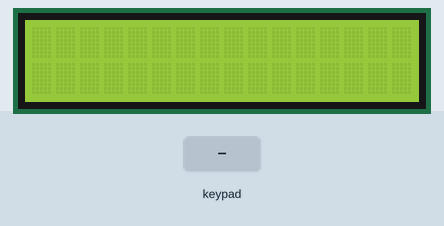
Simulated run of this sketch. Board: Arduino Uno, built with avr-gcc and run on an emulated ATmega328P. Parts: 16×2 character LCD. Wiring (inferred from the signals the program sends): 4×3 keypad with keys 1 2 3 4 5 6 7 8 9 * 0 # (labels assumed): rows pin 13, pin 4, pin 12, pin 6; columns pin 8, pin 9, pin 10. Inputs (shaded band) come from the test bench. What the sketch prints to the serial monitor is not drawn.

Above: at 1.2 s.
1.3 s: keypad keys 1 2 # pressed 0.4 s apart
At 3.3 s:
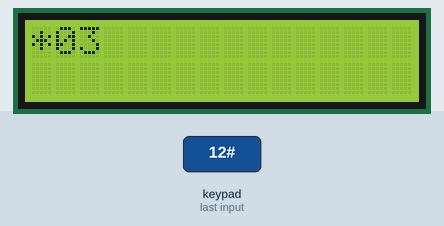
4.0 s: key '3' pressed
At 4.4 s:
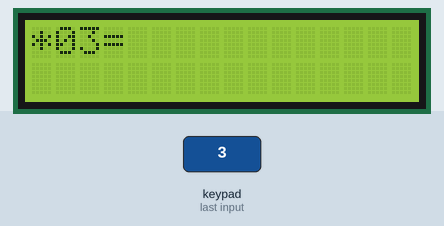
6.0 s: key '3' pressed
At 6.4 s:
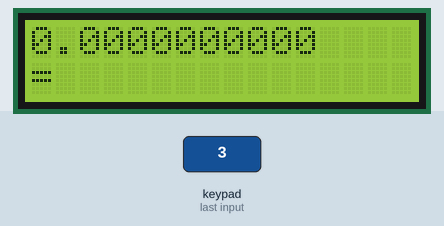
8.0 s: keypad keys 1 2 * pressed 0.4 s apart
At 9.6 s:
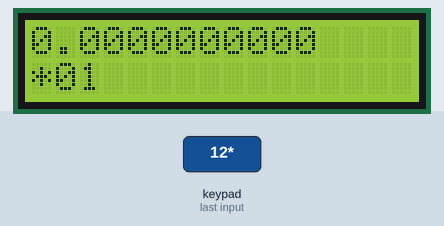
10.7 s: key '1' pressed
At 11.9 s:
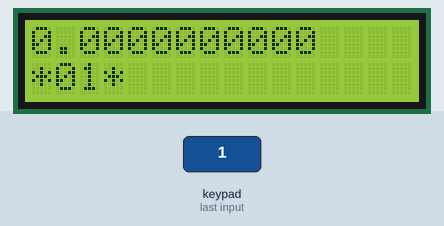
12.2 s: keypad keys 1 2 pressed 0.4 s apart
At 13.6 s:
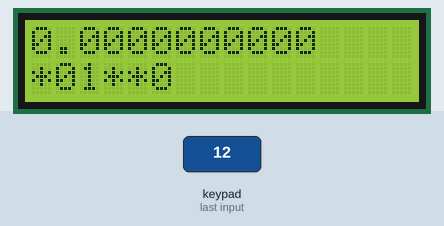
Timing chart, 0 to 15.2 s (numbered marks = the images above; inputs shaded):
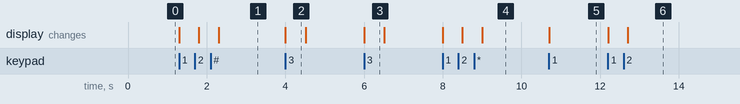

The sketch:

02_keypad_lcd_calculator.ino
```cpp
/*
 * 02_keypad_lcd_calculator
 * Board : JPSCUBE Engineers Training Kit (ATmega32U4)
 * Goal  : Multi-digit calculator (+, -, *, /) using a 4x4 matrix keypad,
 *         with output on a 16x2 I2C LCD (PCF8574 + HD44780) and Serial Monitor.
 *
 * Keypad layout used by this program:
 *      C1(8) C2(9) C3(10) C4(1)
 *  R1(4):  7     8     9     +
 *  R2(12): 4     5     6     -
 *  R3(6):  1     2     3     C (clear)
 *  R4(13): *     0     #(=)  /
 *
 * Libraries: Wire, LiquidCrystal_I2C (NewLiquidCrystal)
 * Note: the I2C address 0x27 may differ on your module (try 0x3F or run an
 *       I2C scanner). A wrong address gives a blank display.
 */

#include <Wire.h>
#include <LiquidCrystal_I2C.h>

LiquidCrystal_I2C lcd(0x27, 2, 1, 0, 3, 4, 5, 6, 7, POSITIVE);

char  perform;
char  once;
float input;
float mulint;
float value1;
float value2;
float result;

void setup() {
  Serial.begin(9600);
  lcd.begin(16, 2);

  // Rows -> outputs (idle HIGH)
  pinMode(12, OUTPUT);
  pinMode(4, OUTPUT);
  pinMode(6, OUTPUT);
  pinMode(13, OUTPUT);
  digitalWrite(12, HIGH);
  digitalWrite(4, HIGH);
  digitalWrite(6, HIGH);
  digitalWrite(13, HIGH);

  // Columns -> inputs with pull-ups
  pinMode(9, INPUT_PULLUP);
  pinMode(8, INPUT_PULLUP);
  pinMode(10, INPUT_PULLUP);
  pinMode(1, INPUT_PULLUP);
}

void loop() {
  // ---------- Row 1 : 7 8 9 + ----------
  digitalWrite(4, LOW);
  if (digitalRead(8) == LOW) {
    input = 7;
    mulint = mulint * 10 + input;
    lcd.print(7);
    Serial.println("Pressed 7");
    delay(500);
  }
  if (digitalRead(9) == LOW) {
    input = 8;
    mulint = mulint * 10 + input;
    lcd.print(8);
    Serial.println("Pressed 8");
    delay(500);
  }
  if (digitalRead(10) == LOW) {
    input = 9;
    mulint = mulint * 10 + input;
    lcd.print(9);
    Serial.println("Pressed 9");
    delay(500);
  }
  if (digitalRead(1) == LOW) {
    perform = '+';
    value1 = mulint;
    mulint = 0;
    lcd.print("+");
    Serial.println("Pressed +");
    delay(500);
  }

  // ---------- Row 2 : 4 5 6 - ----------
  digitalWrite(4, HIGH);
  digitalWrite(12, LOW);
  if (digitalRead(8) == LOW) {
    input = 4;
    mulint = mulint * 10 + input;
    lcd.print(4);
    Serial.println("Pressed 4");
    delay(500);
  }
  if (digitalRead(9) == LOW) {
    input = 5;
    mulint = mulint * 10 + input;
    lcd.print(5);
    Serial.println("Pressed 5");
    delay(500);
  }
  if (digitalRead(10) == LOW) {
    input = 6;
    mulint = mulint * 10 + input;
    lcd.print(6);
    Serial.println("Pressed 6");
    delay(500);
  }
  if (digitalRead(1) == LOW) {
    perform = '-';
    value1 = mulint;
    mulint = 0;
    lcd.print("-");
    Serial.println("Pressed -");
    delay(500);
  }

  // ---------- Row 3 : 1 2 3 C ----------
  digitalWrite(12, HIGH);
  digitalWrite(6, LOW);
  if (digitalRead(8) == LOW) {
    input = 1;
    mulint = mulint * 10 + input;
    lcd.print(1);
    Serial.println("Pressed 1");
    delay(500);
  }
  if (digitalRead(9) == LOW) {
    input = 2;
    mulint = mulint * 10 + input;
    lcd.print(2);
    Serial.println("Pressed 2");
    delay(500);
  }
  if (digitalRead(10) == LOW) {
    input = 3;
    mulint = mulint * 10 + input;
    lcd.print(3);
    Serial.println("Pressed 3");
    delay(500);
  }
  if (digitalRead(1) == LOW) {
    Serial.println("Clear");
    lcd.clear();
    input = 0;
    mulint = 0;
    value1 = 0;
    value2 = 0;
    result = 0;
    perform = 0;
    once = 0;
  }

  // ---------- Row 4 : * 0 # / ----------
  digitalWrite(6, HIGH);
  digitalWrite(13, LOW);
  if (digitalRead(8) == LOW) {
    perform = '*';
    value1 = mulint;
    mulint = 0;
    lcd.print("*");
    Serial.println("Pressed *");
    delay(500);
  }
  if (digitalRead(9) == LOW) {
    input = 0;
    mulint = mulint * 10 + input;
    lcd.print(0);
    Serial.println("Pressed 0");
    delay(500);
  }
  if (digitalRead(10) == LOW) {
    once = '=';
    lcd.print("=");
    Serial.println("Pressed #");
    delay(500);
  }
  if (digitalRead(1) == LOW) {
    perform = '/';
    value1 = mulint;
    mulint = 0;
    lcd.print("/");
    Serial.println("Pressed /");
    delay(500);
  }
  digitalWrite(13, HIGH);

  // ---------- Evaluate when '=' was pressed ----------
  if (once == '=') {
    value2 = mulint;
    if (perform == '+') result = value1 + value2;
    if (perform == '-') result = value1 - value2;
    if (perform == '*') result = value1 * value2;
    if (perform == '/') result = value1 / value2;

    lcd.clear();
    lcd.print(result, 10);
    lcd.setCursor(0, 1);
    Serial.println(result, 10);

    input = 0;
    mulint = 0;
    value1 = 0;
    value2 = 0;
    result = 0;
    perform = 0;
    once = 0;
  }
}
```

Measured:
- after the input at 1.3 s, the display: first changes at once (image 1 shows a later state)
- after the input at 4.0 s, the display: changes at once (image 2)
- after the input at 6.0 s, the display: changes at once (image 3)
- after the input at 8.0 s, the display: first changes at once (image 4 shows a later state)
- after the input at 10.7 s, the display: changes at once (image 5)
- after the input at 12.2 s, the display: first changes at once (image 6 shows a later state)
- what the display in image 2 shows lasts 0.5 s, from 4.0 s to 4.5 s
